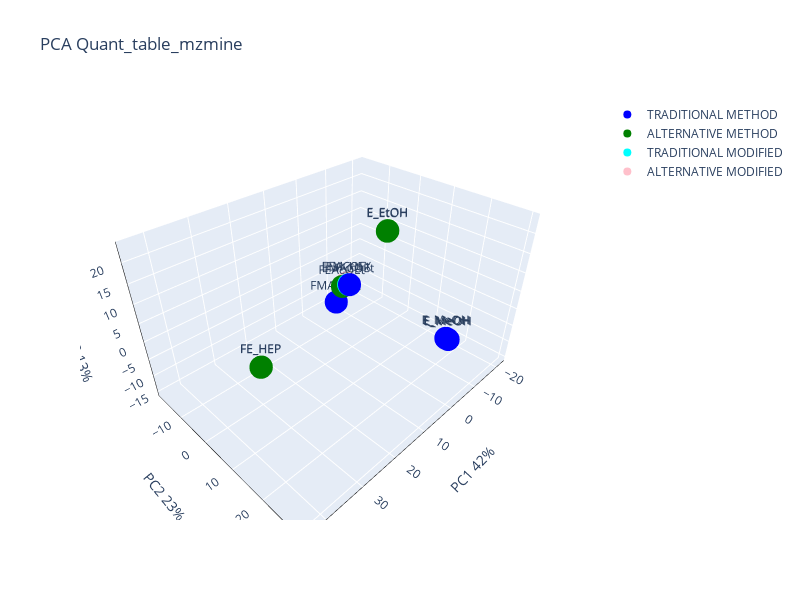

Notebook code for this chart:
### Code cell
plot3D(pca_no_blank_df, colors, pca_no_blank, "noblank");

### Figure 1 — Plotly figure (JSON) as saved in the notebook; plotly's stock layout.template omitted (floating-point values rounded to 4 significant figures)
{"data": [{"marker": {"color": "black", "size": 8}, "mode": "markers+text", "name": "Blank", "text": [], "textposition": "top center", "type": "scatter3d", "x": [], "y": [], "z": []}, {"marker": {"color": "blue", "size": 8}, "mode": "markers+text", "name": "TRADITIONAL METHOD", "text": ["FM_HEX", "FM_HEX", "FM_HEX", "E_MeOH", "E_MeOH", "E_MeOH", "FMAcOEt", "FMAcOEt", "FMAcOEt"], "textposition": "top center", "type": "scatter3d", "x": [-2.717, -2.719, -2.717, -10.66, -10.49, -10.58, -3.99, -3.99, -3.992], "y": [-4.036, -4.036, -4.036, 21.97, 21.4, 21.68, -10.17, -10.17, -10.18], "z": [0.3056, 0.3053, 0.3055, -7.475, -7.306, -7.39, -8.669, -8.667, -8.686]}, {"marker": {"color": "green", "size": 8}, "mode": "markers+text", "name": "ALTERNATIVE METHOD", "text": ["E_EtOH", "E_EtOH", "E_EtOH", "FEAcOEt", "FEAcOEt", "FEAcOEt", "FE_HEP", "FE_HEP", "FE_HEP"], "textposition": "top center", "type": "scatter3d", "x": [-6.899, -6.903, -6.942, -2.07, -2.069, -2.07, 32.76, 32.65, 32.76], "y": [3.932, 3.94, 4.02, -5.93, -5.932, -5.93, 4.876, 4.848, 4.875], "z": [16.74, 16.76, 16.93, -0.7864, -0.7877, -0.7866, 0.04918, 0.04989, 0.04921]}, {"marker": {"color": "cyan", "size": 8}, "mode": "markers+text", "name": "TRADITIONAL MODIFIED", "text": ["EMACOEt", "EMACOEt", "EMACOEt"], "textposition": "top center", "type": "scatter3d", "x": [-3.074, -3.076, -3.074], "y": [-4.65, -4.658, -4.651], "z": [-0.09912, -0.1036, -0.0995]}, {"marker": {"color": "pink", "size": 8}, "mode": "markers+text", "name": "ALTERNATIVE MODIFIED", "text": ["EEACOEt", "EEACOEt", "EEACOEt"], "textposition": "top center", "type": "scatter3d", "x": [-3.385, -3.386, -3.377], "y": [-5.728, -5.73, -5.695], "z": [-0.2152, -0.2158, -0.2056]}], "layout": {"height": 600, "paper_bgcolor": "white", "plot_bgcolor": "white", "scene": {"xaxis": {"linecolor": "black", "linewidth": 1, "range": [-23.69, 45.79], "showgrid": true, "showline": true, "title": {"text": "PC1 42%"}}, "yaxis": {"linecolor": "black", "linewidth": 1, "range": [-19.83, 31.61], "showgrid": true, "showline": true, "title": {"text": "PC2 23%"}}, "zaxis": {"linecolor": "black", "linewidth": 1, "range": [-16.37, 24.61], "showgrid": true, "showline": true, "title": {"text": "PC3 13%"}}}, "title": {"text": "PCA Quant_table_mzmine"}, "width": 800}}
